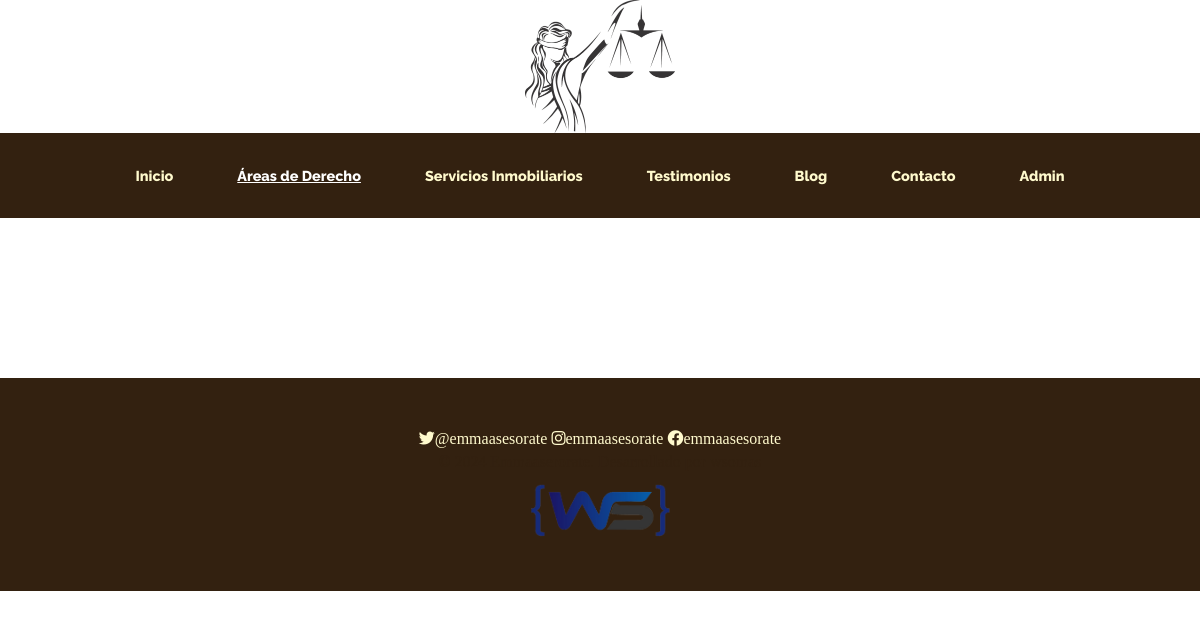
Before: /area/ with the older database file.
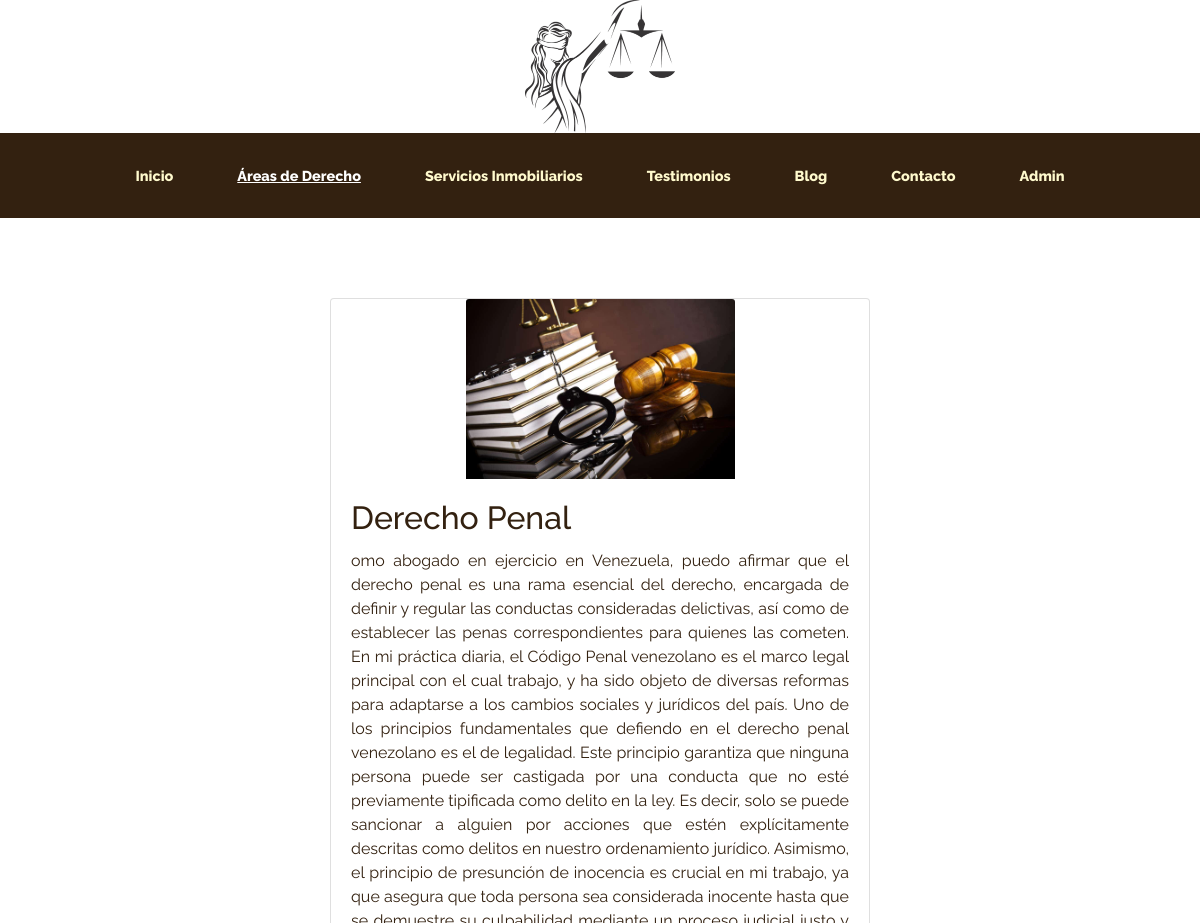
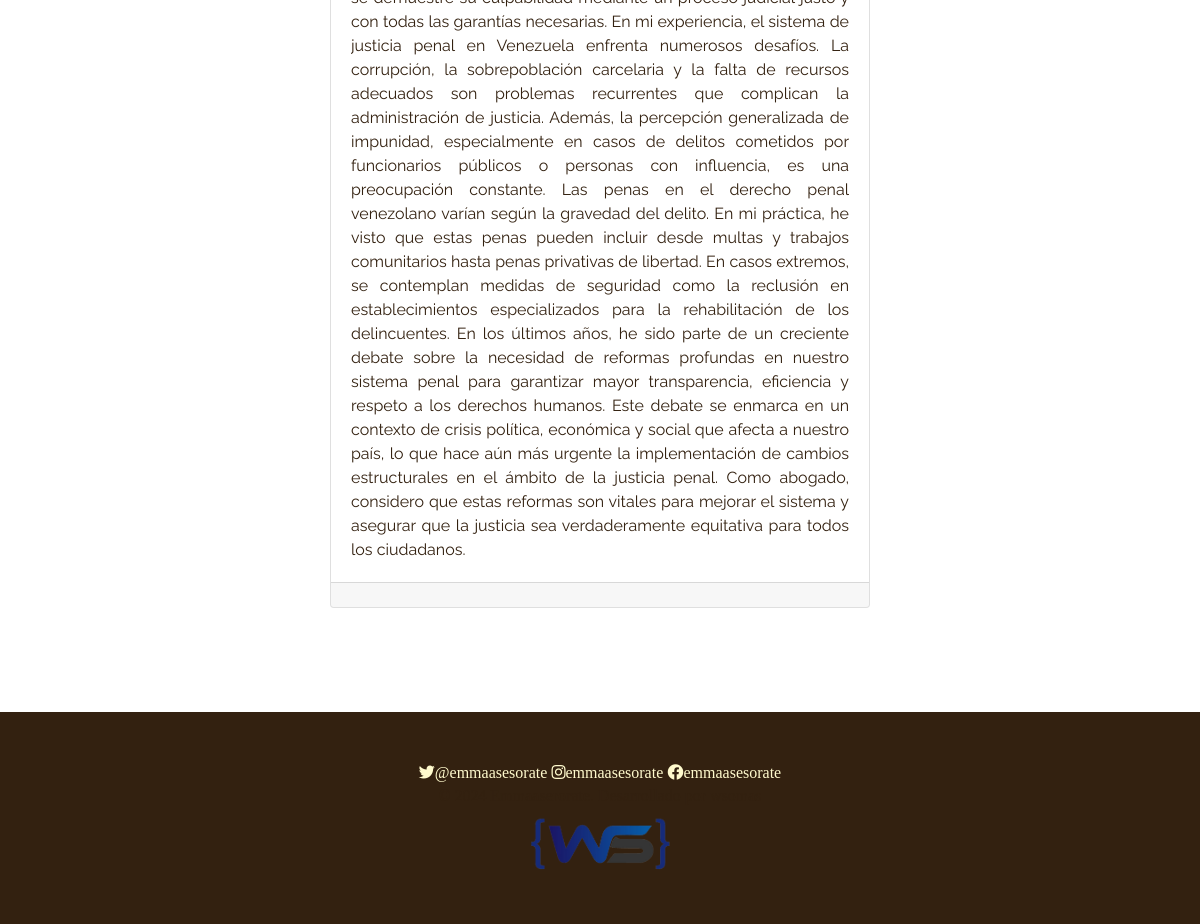
After: the same page with the newer database file (2 pictures, top to bottom).
### App_Area/models.py (models this page shows)
class Area(models.Model):
    titulo = models.CharField(max_length=100)
    contenido=models.TextField()
    imagen=models.ImageField(upload_to='media/area', null=True, blank=True)  #indicamos que la imagene es opcional con los ultimos argumentos
    autor=models.ForeignKey(User, on_delete=models.CASCADE) #aqui indicamos que cuando se elimine el autor, elimine todos los pots que ese autor haya creado.
    cateqorias=models.ManyToManyField(Categorias) #aqui indicamos que relaciones las categorias.
    class Meta:
        verbose_name='post'
        verbose_name_plural='posts'

### App_Area/views.py (the view)
# urls.py: path('', views.area, name='area'),
def area(request):
    posts=Area.objects.all() #aquí importamos todos los post creados
    return render(request, 'area/area.html', {'posts': posts})

### App_Area/templates/area/area.html
{% extends "base.html" %}
{%load static %}
{% block content %}
<section class="page-section">
  <div class="container">
    <div class="row justify-content-center">
      {% for post in posts %}
        <div class="col-md-16 col-lg-6 mb-4">
          <div class="card h-100">
            {% if post.imagen %}
            <div class="text-center">
              <img class="card-img-top mx-auto d.block" src="{{ post.imagen.url }}" alt="{{ post.titulo }}" style="width: 50%;">
            {% endif %}
              <div class="card-body">
                <h2 class="card-title">{{ post.titulo }}</h2>
                <p class="card-text text-justify style="width: 50%;">{{ post.contenido }}</p>
              </div>
            </div>
            <div class="card-footer text-muted">
            </div>
          </div>
        </div>
      {% endfor %}
    </div>
  </div>
</section>
{% endblock %}

Changed rows visible on the page:
added Area: imagen (picture), titulo "Derecho Penal", contenido "omo abogado en ejercicio en Venezuela, puedo afirmar que el derecho penal es una rama esencial del derecho, encargada de definir y regular las conductas consideradas delictivas, así como de establecer las penas correspondientes para quienes las cometen. En mi práctica diaria, el Código Penal venezolano es el marco legal principal con el cual trabajo, y ha sido objeto de diversas reformas para adaptarse a los cambios sociales y jurídicos del país. Uno de los principios fundamentales que defiendo en el derecho penal venezolano es el de legalidad. Este principio garantiza que ninguna persona puede ser castigada por una conducta que no esté previamente tipificada como delito en la ley. Es…"
